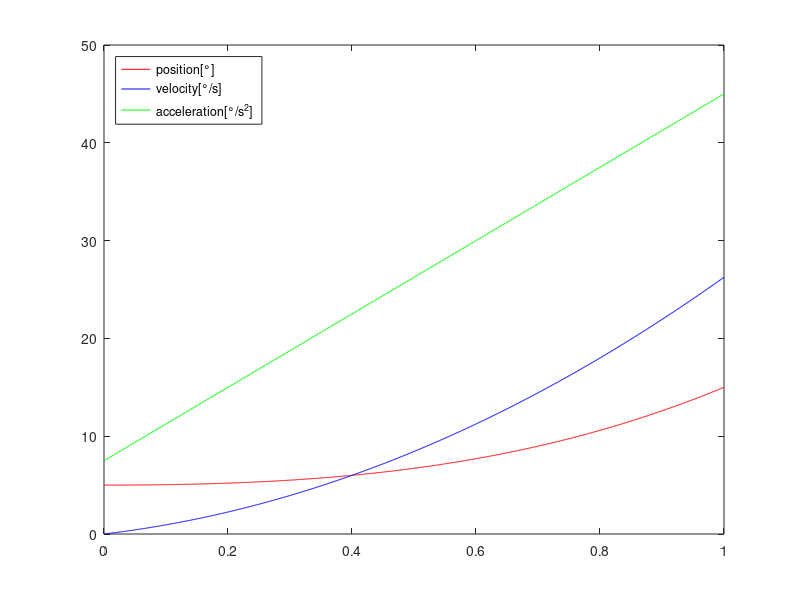
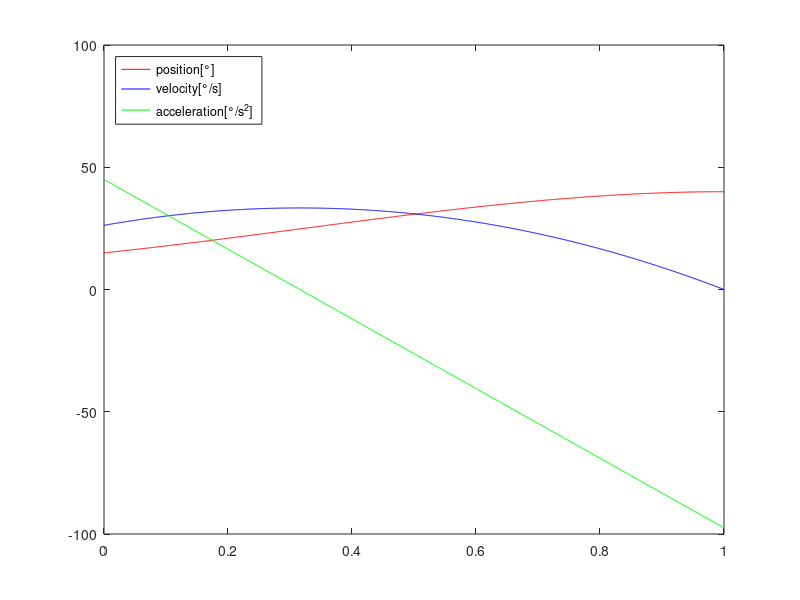
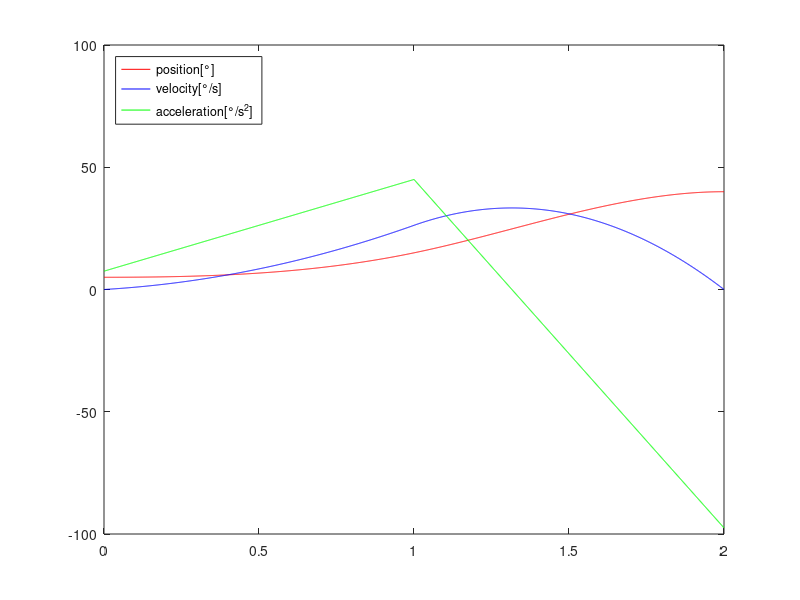

Write MATLAB code to recreate these figures, in order.
theta_0 = 5
theta_v = 15
theta_g = 40
tf  = 1

a10 = theta_0
a11 = 0
a12 = (12*theta_v - 3*theta_g - 9*theta_0) / (4*tf^2)
a13 = (-8*theta_v + 3*theta_g + 5*theta_0) / (4*tf^3)

a20 = theta_v
a21 = (0*theta_v + 3*theta_g - 3*theta_0) / (4*tf)
a22 = (-12*theta_v + 6*theta_g + 6*theta_0) / (4*tf^2)
a23 = (+8*theta_v - 5*theta_g - 3*theta_0) / (4*tf^3)

t1=linspace(0,1,1000);
theta1=a10+a11*t1+a12*t1.^2+a13*t1.^3;
theta1_dot=a11+2*a12*t1+3*a13*t1.^2;
theta1_dotdot=2*a12+6*a13*t1;

t2=linspace(0,1,1000);
theta2=a20+a21*t2+a22*t2.^2+a23*t2.^3;
theta2_dot=a21+2*a22*t2+3*a23*t2.^2;
theta2_dotdot=2*a22+6*a23*t2;

figure;
title("Single link robot motion with via point 1")
plot(t1,theta1,'r');
hold on;
plot(t1,theta1_dot,'b')
plot(t1,theta1_dotdot,'g')
legend({'position[\deg]','velocity[\deg/s]','acceleration[\deg/s^2]'},'location','northwest')

figure;
title("Single link robot motion with via point 2")
plot(t2,theta2,'r');
hold on;
plot(t2,theta2_dot,'b')
plot(t2,theta2_dotdot,'g')
legend({'position[\deg]','velocity[\deg/s]','acceleration[\deg/s^2]'},'location','northwest')

t=[t1 t2+1]
theta=[theta1 theta2]
theta_dot=[theta1_dot theta2_dot]
theta_dotdot=[theta1_dotdot theta2_dotdot]

figure;
title("Single link robot motion with via point")
plot(t,theta,'r');
hold on;
plot(t,theta_dot,'b')
plot(t,theta_dotdot,'g')
legend({'position[\deg]','velocity[\deg/s]','acceleration[\deg/s^2]'},'location','northwest')
